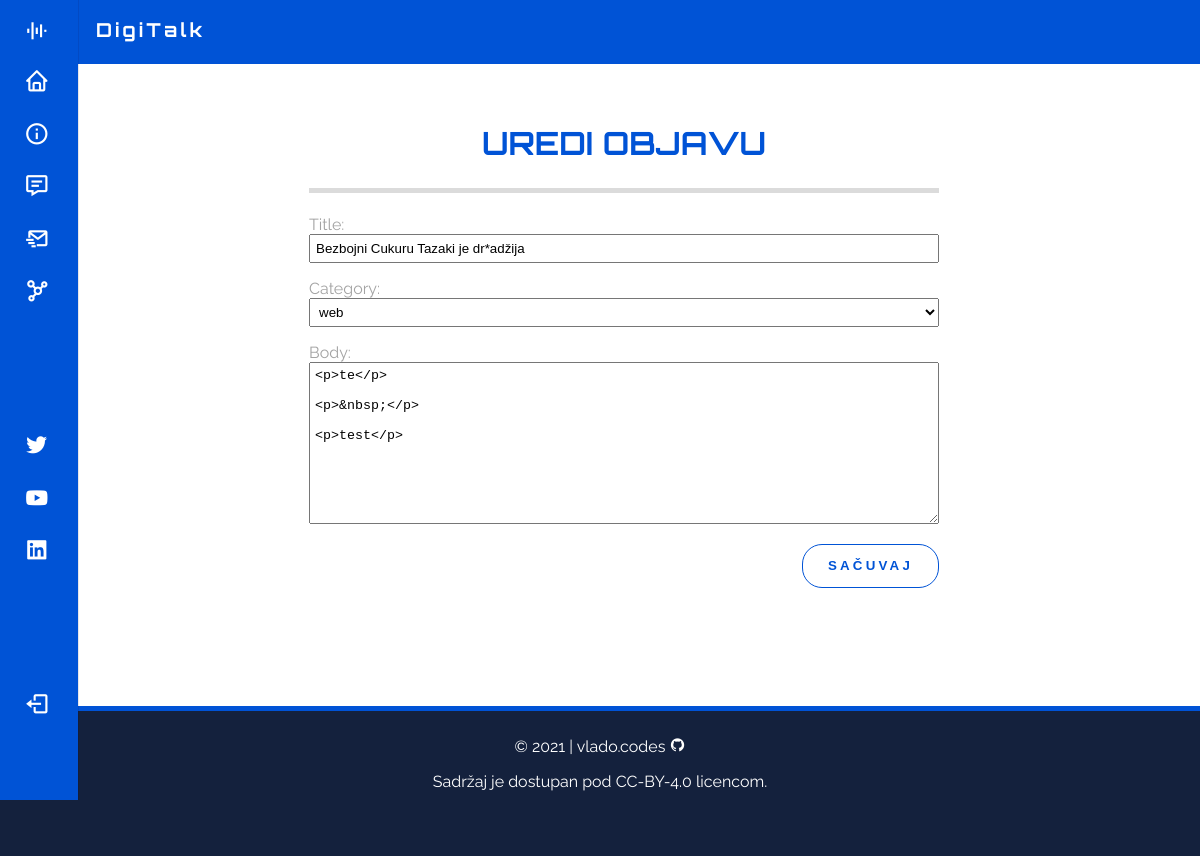
The page /blog/edit_post/17 (signed in) on the database its author committed.
### first_app/models.py (models this page shows, shortened)
class Post(models.Model):
    title = models.CharField(max_length = 60)
    author = models.ForeignKey(User, on_delete = models.CASCADE)
    body = RichTextField(blank = True, null = True)
    date = models.DateField(auto_now_add = True)
    category = models.CharField(max_length = 30, default = 'uncategorized')

### first_app/views.py (the view)
# urls.py: path('blog/edit_post/<int:pk>', views.editPostView.as_view(), name='edit_post'),
class editPostView(UpdateView):
    model = Post
    form_class = editForm
    template_name = 'blog_edit_post.html'

### first_app/forms.py
class editForm(forms.ModelForm):
    class Meta:
        model = Post
        fields = ('title', 'category', 'body')
        widgets = {
            'title': forms.TextInput(attrs={'class': 'add-post-form'}),
            'category': forms.Select(choices = choice_list, attrs={'class': 'add-post-form'}),
            'body': forms.Textarea(attrs={'class': 'add-post-form'}),
        }

### first_app/templates/blog_edit_post.html (shortened to what this page needs)
{% extends 'base.html' %}
{% load static %}
{% block head %}
{% if user.is_authenticated %}
    <div class="add-post-form">
        <h1>Uredi objavu</h1>
        <form action="" method="POST">
            {{ form.as_p }}
            <button>Sačuvaj</button>
        </form>
    </div>
{% else %}
    <div class="error-404">
        <img src='{% static  'images/err404.png' %}'>
        <p>lost in space.</p>
        <a id="btn-back" href="{% url 'home' %}"><i class='bx bxs-chevrons-left'></i>Nazad na Početnu stranicu</a>
    </div>
{% endif %}
{% endblock head %}

### first_app/static/css/main.css (style rules this page uses)
:root { --header-height: 3.5rem; --nav-width: 220px; --ff-body: 'Raleway', sans-serif; --ff-heading: 'Orbitron', sans-serif; --fs-normal: 0.9375rem; --fs-medium: 0.75rem; --fw-normal: 400; --fw-bold: 700; --clr-primary-100: #6fd7ec; --clr-primary-200: #4e96b8; --clr-primary-300: #3a7094; --clr-primary-400: #293b63; --clr-primary-500: #14213d; --clr-accent: #a3a3a3; --clr-dark-gray: #646464; --clr-light-gray: #dbdbdb; --clr-light: #FFFFFF; --clr-dark: #000000; --clr-blue: #0053d6; --clr-red: #bf2139; --z-fixed: 100; }
html { scrollbar-color: var(--clr-primary-400) var(--clr-blue); scroll-padding-top: 7rem; scroll-behavior: smooth; overflow-x: hidden; }
html, body { height: 100%; }
body { font-family: var(--ff-body); margin: var(--header-height) 0 0 0; }
button:not(#btn-search) { cursor: pointer; border-radius: 20px; padding: 0 25px; height: 44px; line-height: 40px; transition: all 0.3s ease; }
.add-post-form { width: 100%; max-width: 40rem; margin: 0 auto; }
.add-post-form h1 { text-align: center; text-transform: uppercase; font-family: var(--ff-heading); color: var(--clr-blue); border-bottom: 5px solid var(--clr-light-gray); padding: 25px; }
.add-post-form { padding: 5px; }
.add-post-form label { color: var(--clr-accent); }
.add-post-form button { float: right; color: var(--clr-blue); background-color: rgb(255, 255, 255); border: 1px solid var(--clr-blue); letter-spacing: 0.2rem; font-weight: 600; text-transform: uppercase; }
@media screen and (min-width: 1024px) { :root { --normal-font-size: 1rem; --small-font-size: .875rem; --smaller-font-size: .813rem; } }

### rows shown on the page
Post: title "Bezbojni Cukuru Tazaki je dr*adžija", category "web", body "<p>te</p> <p>&nbsp;</p> <p>test</p>"
